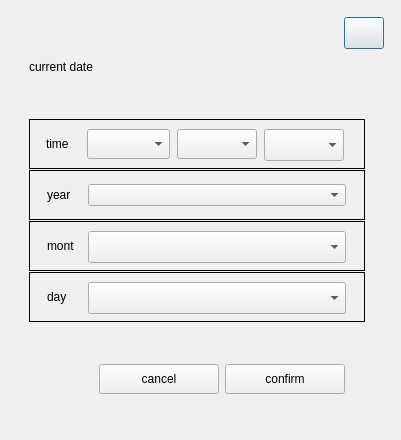
<?xml version="1.0" encoding="UTF-8"?>
<ui version="4.0">
 <class>changtimedialog</class>
 <widget class="QDialog" name="changtimedialog">
  <property name="geometry">
   <rect>
    <x>0</x>
    <y>0</y>
    <width>401</width>
    <height>440</height>
   </rect>
  </property>
  <property name="sizePolicy">
   <sizepolicy hsizetype="Minimum" vsizetype="Minimum">
    <horstretch>0</horstretch>
    <verstretch>0</verstretch>
   </sizepolicy>
  </property>
  <property name="minimumSize">
   <size>
    <width>401</width>
    <height>440</height>
   </size>
  </property>
  <property name="maximumSize">
   <size>
    <width>420</width>
    <height>440</height>
   </size>
  </property>
  <property name="windowTitle">
   <string>Dialog</string>
  </property>
  <layout class="QVBoxLayout" name="verticalLayout_4">
   <property name="spacing">
    <number>0</number>
   </property>
   <property name="leftMargin">
    <number>0</number>
   </property>
   <property name="topMargin">
    <number>0</number>
   </property>
   <property name="rightMargin">
    <number>0</number>
   </property>
   <property name="bottomMargin">
    <number>0</number>
   </property>
   <item>
    <widget class="QFrame" name="frame">
     <property name="frameShape">
      <enum>QFrame::NoFrame</enum>
     </property>
     <property name="frameShadow">
      <enum>QFrame::Raised</enum>
     </property>
     <layout class="QVBoxLayout" name="verticalLayout_3">
      <property name="leftMargin">
       <number>9</number>
      </property>
      <item>
       <layout class="QHBoxLayout" name="horizontalLayout_6">
        <property name="topMargin">
         <number>8</number>
        </property>
        <property name="rightMargin">
         <number>8</number>
        </property>
        <item>
         <spacer name="horizontalSpacer_2">
          <property name="orientation">
           <enum>Qt::Horizontal</enum>
          </property>
          <property name="sizeHint" stdset="0">
           <size>
            <width>40</width>
            <height>20</height>
           </size>
          </property>
         </spacer>
        </item>
        <item>
         <widget class="QPushButton" name="closeBtn">
          <property name="minimumSize">
           <size>
            <width>32</width>
            <height>32</height>
           </size>
          </property>
          <property name="maximumSize">
           <size>
            <width>48</width>
            <height>32</height>
           </size>
          </property>
          <property name="text">
           <string/>
          </property>
         </widget>
        </item>
       </layout>
      </item>
      <item>
       <layout class="QVBoxLayout" name="verticalLayout">
        <property name="leftMargin">
         <number>20</number>
        </property>
        <item>
         <widget class="QLabel" name="titleLabel">
          <property name="sizePolicy">
           <sizepolicy hsizetype="Minimum" vsizetype="Minimum">
            <horstretch>0</horstretch>
            <verstretch>0</verstretch>
           </sizepolicy>
          </property>
          <property name="minimumSize">
           <size>
            <width>190</width>
            <height>24</height>
           </size>
          </property>
          <property name="maximumSize">
           <size>
            <width>190</width>
            <height>24</height>
           </size>
          </property>
          <property name="text">
           <string>current date</string>
          </property>
         </widget>
        </item>
       </layout>
      </item>
      <item>
       <spacer name="verticalSpacer">
        <property name="orientation">
         <enum>Qt::Vertical</enum>
        </property>
        <property name="sizeHint" stdset="0">
         <size>
          <width>20</width>
          <height>41</height>
         </size>
        </property>
       </spacer>
      </item>
      <item>
       <layout class="QVBoxLayout" name="verticalLayout_2">
        <property name="spacing">
         <number>1</number>
        </property>
        <property name="leftMargin">
         <number>20</number>
        </property>
        <property name="rightMargin">
         <number>31</number>
        </property>
        <item>
         <widget class="QFrame" name="timeframe">
          <property name="minimumSize">
           <size>
            <width>336</width>
            <height>50</height>
           </size>
          </property>
          <property name="maximumSize">
           <size>
            <width>336</width>
            <height>50</height>
           </size>
          </property>
          <property name="frameShape">
           <enum>QFrame::Box</enum>
          </property>
          <layout class="QHBoxLayout" name="horizontalLayout_4">
           <property name="spacing">
            <number>0</number>
           </property>
           <item>
            <widget class="QLabel" name="timelabel">
             <property name="sizePolicy">
              <sizepolicy hsizetype="Minimum" vsizetype="Minimum">
               <horstretch>0</horstretch>
               <verstretch>0</verstretch>
              </sizepolicy>
             </property>
             <property name="minimumSize">
              <size>
               <width>34</width>
               <height>14</height>
              </size>
             </property>
             <property name="maximumSize">
              <size>
               <width>34</width>
               <height>14</height>
              </size>
             </property>
             <property name="text">
              <string>time</string>
             </property>
            </widget>
           </item>
           <item>
            <widget class="QComboBox" name="hourcomboBox">
             <property name="sizePolicy">
              <sizepolicy hsizetype="Minimum" vsizetype="Minimum">
               <horstretch>0</horstretch>
               <verstretch>0</verstretch>
              </sizepolicy>
             </property>
             <property name="minimumSize">
              <size>
               <width>83</width>
               <height>0</height>
              </size>
             </property>
             <property name="maximumSize">
              <size>
               <width>83</width>
               <height>16777215</height>
              </size>
             </property>
             <property name="styleSheet">
              <string notr="true"/>
             </property>
            </widget>
           </item>
           <item>
            <widget class="QComboBox" name="mincomboBox">
             <property name="sizePolicy">
              <sizepolicy hsizetype="Minimum" vsizetype="Minimum">
               <horstretch>0</horstretch>
               <verstretch>0</verstretch>
              </sizepolicy>
             </property>
             <property name="minimumSize">
              <size>
               <width>80</width>
               <height>0</height>
              </size>
             </property>
             <property name="maximumSize">
              <size>
               <width>80</width>
               <height>32</height>
              </size>
             </property>
            </widget>
           </item>
           <item>
            <widget class="QComboBox" name="seccomboBox">
             <property name="sizePolicy">
              <sizepolicy hsizetype="Minimum" vsizetype="Minimum">
               <horstretch>0</horstretch>
               <verstretch>0</verstretch>
              </sizepolicy>
             </property>
             <property name="minimumSize">
              <size>
               <width>80</width>
               <height>32</height>
              </size>
             </property>
             <property name="maximumSize">
              <size>
               <width>80</width>
               <height>32</height>
              </size>
             </property>
            </widget>
           </item>
          </layout>
         </widget>
        </item>
        <item>
         <widget class="QFrame" name="yearframe">
          <property name="sizePolicy">
           <sizepolicy hsizetype="Minimum" vsizetype="Minimum">
            <horstretch>0</horstretch>
            <verstretch>0</verstretch>
           </sizepolicy>
          </property>
          <property name="minimumSize">
           <size>
            <width>336</width>
            <height>50</height>
           </size>
          </property>
          <property name="maximumSize">
           <size>
            <width>336</width>
            <height>50</height>
           </size>
          </property>
          <property name="frameShape">
           <enum>QFrame::Box</enum>
          </property>
          <layout class="QHBoxLayout" name="horizontalLayout">
           <item>
            <widget class="QLabel" name="yearlabel">
             <property name="sizePolicy">
              <sizepolicy hsizetype="Minimum" vsizetype="Preferred">
               <horstretch>0</horstretch>
               <verstretch>0</verstretch>
              </sizepolicy>
             </property>
             <property name="minimumSize">
              <size>
               <width>27</width>
               <height>14</height>
              </size>
             </property>
             <property name="maximumSize">
              <size>
               <width>27</width>
               <height>14</height>
              </size>
             </property>
             <property name="text">
              <string>year</string>
             </property>
            </widget>
           </item>
           <item>
            <widget class="QComboBox" name="yearcomboBox">
             <property name="sizePolicy">
              <sizepolicy hsizetype="Minimum" vsizetype="Fixed">
               <horstretch>0</horstretch>
               <verstretch>0</verstretch>
              </sizepolicy>
             </property>
             <property name="minimumSize">
              <size>
               <width>258</width>
               <height>0</height>
              </size>
             </property>
             <property name="maximumSize">
              <size>
               <width>257</width>
               <height>16777215</height>
              </size>
             </property>
             <property name="styleSheet">
              <string notr="true"/>
             </property>
            </widget>
           </item>
          </layout>
         </widget>
        </item>
        <item>
         <widget class="QFrame" name="monthframe">
          <property name="sizePolicy">
           <sizepolicy hsizetype="Minimum" vsizetype="Minimum">
            <horstretch>0</horstretch>
            <verstretch>0</verstretch>
           </sizepolicy>
          </property>
          <property name="minimumSize">
           <size>
            <width>336</width>
            <height>50</height>
           </size>
          </property>
          <property name="maximumSize">
           <size>
            <width>336</width>
            <height>50</height>
           </size>
          </property>
          <property name="frameShape">
           <enum>QFrame::Box</enum>
          </property>
          <layout class="QHBoxLayout" name="horizontalLayout_2">
           <item>
            <widget class="QLabel" name="monthlabel">
             <property name="sizePolicy">
              <sizepolicy hsizetype="Minimum" vsizetype="Preferred">
               <horstretch>0</horstretch>
               <verstretch>0</verstretch>
              </sizepolicy>
             </property>
             <property name="minimumSize">
              <size>
               <width>27</width>
               <height>14</height>
              </size>
             </property>
             <property name="maximumSize">
              <size>
               <width>27</width>
               <height>14</height>
              </size>
             </property>
             <property name="text">
              <string>month</string>
             </property>
            </widget>
           </item>
           <item>
            <widget class="QComboBox" name="monthcomboBox">
             <property name="sizePolicy">
              <sizepolicy hsizetype="Minimum" vsizetype="Fixed">
               <horstretch>0</horstretch>
               <verstretch>0</verstretch>
              </sizepolicy>
             </property>
             <property name="minimumSize">
              <size>
               <width>258</width>
               <height>32</height>
              </size>
             </property>
             <property name="maximumSize">
              <size>
               <width>258</width>
               <height>16777215</height>
              </size>
             </property>
            </widget>
           </item>
          </layout>
         </widget>
        </item>
        <item>
         <widget class="QFrame" name="dayframe">
          <property name="sizePolicy">
           <sizepolicy hsizetype="Minimum" vsizetype="Minimum">
            <horstretch>0</horstretch>
            <verstretch>0</verstretch>
           </sizepolicy>
          </property>
          <property name="minimumSize">
           <size>
            <width>336</width>
            <height>50</height>
           </size>
          </property>
          <property name="maximumSize">
           <size>
            <width>336</width>
            <height>50</height>
           </size>
          </property>
          <property name="frameShape">
           <enum>QFrame::Box</enum>
          </property>
          <layout class="QHBoxLayout" name="horizontalLayout_3">
           <item>
            <widget class="QLabel" name="daylabel">
             <property name="sizePolicy">
              <sizepolicy hsizetype="Minimum" vsizetype="Preferred">
               <horstretch>0</horstretch>
               <verstretch>0</verstretch>
              </sizepolicy>
             </property>
             <property name="minimumSize">
              <size>
               <width>27</width>
               <height>14</height>
              </size>
             </property>
             <property name="maximumSize">
              <size>
               <width>27</width>
               <height>16777215</height>
              </size>
             </property>
             <property name="text">
              <string>day</string>
             </property>
            </widget>
           </item>
           <item>
            <widget class="QComboBox" name="daycomboBox">
             <property name="sizePolicy">
              <sizepolicy hsizetype="Minimum" vsizetype="Fixed">
               <horstretch>0</horstretch>
               <verstretch>0</verstretch>
              </sizepolicy>
             </property>
             <property name="minimumSize">
              <size>
               <width>258</width>
               <height>32</height>
              </size>
             </property>
             <property name="maximumSize">
              <size>
               <width>258</width>
               <height>16777215</height>
              </size>
             </property>
            </widget>
           </item>
          </layout>
         </widget>
        </item>
       </layout>
      </item>
      <item>
       <spacer name="verticalSpacer_3">
        <property name="orientation">
         <enum>Qt::Vertical</enum>
        </property>
        <property name="sizeHint" stdset="0">
         <size>
          <width>17</width>
          <height>34</height>
         </size>
        </property>
       </spacer>
      </item>
      <item>
       <widget class="QWidget" name="widget" native="true">
        <property name="sizePolicy">
         <sizepolicy hsizetype="Minimum" vsizetype="Minimum">
          <horstretch>0</horstretch>
          <verstretch>0</verstretch>
         </sizepolicy>
        </property>
        <property name="minimumSize">
         <size>
          <width>345</width>
          <height>50</height>
         </size>
        </property>
        <property name="maximumSize">
         <size>
          <width>345</width>
          <height>50</height>
         </size>
        </property>
        <layout class="QHBoxLayout" name="horizontalLayout_5">
         <item>
          <spacer name="horizontalSpacer">
           <property name="orientation">
            <enum>Qt::Horizontal</enum>
           </property>
           <property name="sizeHint" stdset="0">
            <size>
             <width>40</width>
             <height>20</height>
            </size>
           </property>
          </spacer>
         </item>
         <item>
          <widget class="QPushButton" name="cancelButton">
           <property name="minimumSize">
            <size>
             <width>120</width>
             <height>30</height>
            </size>
           </property>
           <property name="maximumSize">
            <size>
             <width>120</width>
             <height>30</height>
            </size>
           </property>
           <property name="sizeIncrement">
            <size>
             <width>120</width>
             <height>30</height>
            </size>
           </property>
           <property name="text">
            <string>cancel</string>
           </property>
          </widget>
         </item>
         <item>
          <widget class="QPushButton" name="confirmButton">
           <property name="minimumSize">
            <size>
             <width>120</width>
             <height>30</height>
            </size>
           </property>
           <property name="maximumSize">
            <size>
             <width>120</width>
             <height>30</height>
            </size>
           </property>
           <property name="text">
            <string>confirm</string>
           </property>
          </widget>
         </item>
        </layout>
       </widget>
      </item>
      <item>
       <spacer name="verticalSpacer_2">
        <property name="orientation">
         <enum>Qt::Vertical</enum>
        </property>
        <property name="sizeHint" stdset="0">
         <size>
          <width>17</width>
          <height>34</height>
         </size>
        </property>
       </spacer>
      </item>
     </layout>
    </widget>
   </item>
  </layout>
 </widget>
 <resources/>
 <connections/>
</ui>
